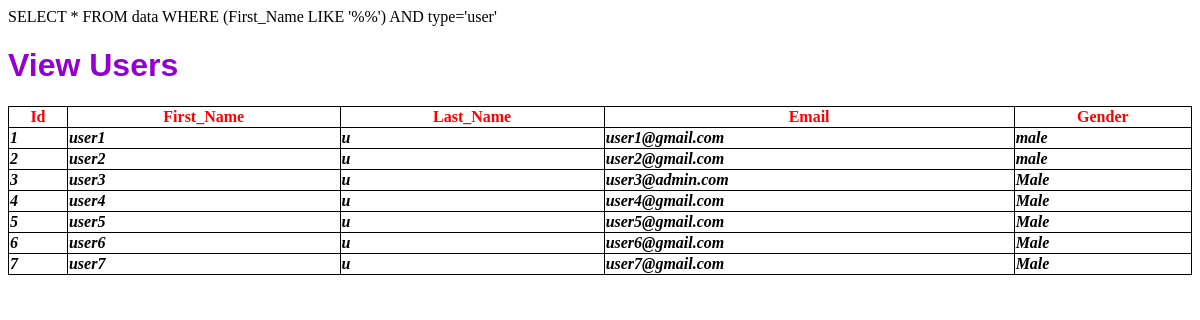
Page /view.php on the earlier database version.
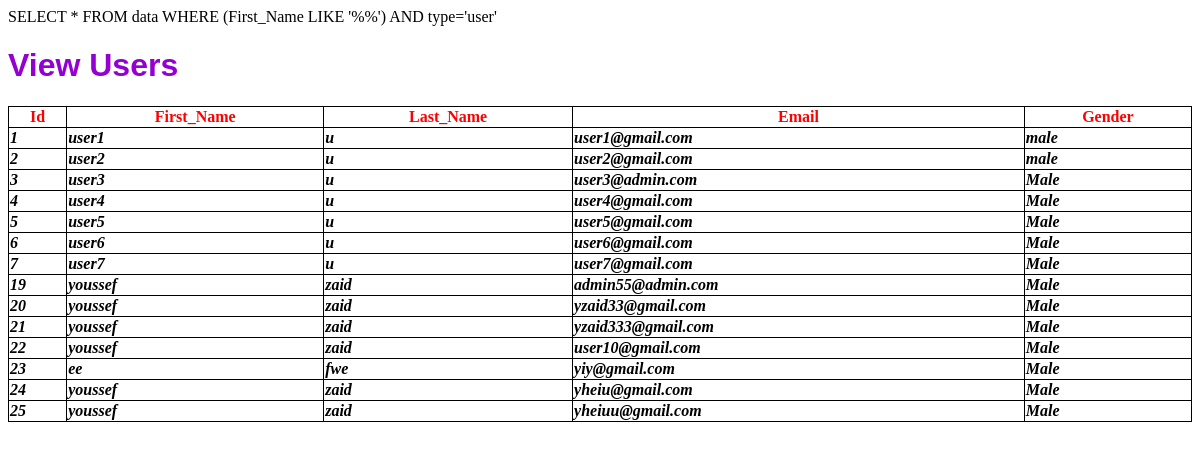
Same page on the later database version.
### tables this page shows
CREATE TABLE `data` (
  `id` int(11) NOT NULL,
  `First_Name` varchar(40) NOT NULL,
  `Last_Name` varchar(40) NOT NULL,
  `Email` varchar(100) NOT NULL,
  `Password` varchar(50) NOT NULL,
  `Gender` varchar(11) NOT NULL,
  `type` varchar(11) NOT NULL,
  `Photo_Name` varchar(512) NOT NULL
);

### view.php (the view, shortened to what this page needs)
<!DOCTYPE html>
<html>
  <head>
  </head>
    <body>
    </body>
</html>
<?php
$servername = "localhost";
$username = "root";
$password = "";
$dbname = "webproject (2)";
$conn = mysqli_connect($servername, $username, $password, $dbname);
$view=$_POST['view'];
$sql="SELECT * FROM data WHERE
 (First_Name LIKE '%". $view . "%')
  AND type='user'  ";
if($result = mysqli_query($conn,$sql))
{
    if(mysqli_num_rows($result)>0){
      echo"<h1>". "View Users". "</h1>";
      echo"
        <table>
        <tr>
        <th>Id</th>
        <th>First_Name</th>
        <th>Last_Name</th>
        <th>Email</th>
        <th>Gender</th>
        </tr>";
        while($row = mysqli_fetch_array($result)) {
            echo" <tr>
            <td>".$row['id']."</td>
            <td>".$row['First_Name']."</td>
            <td>".$row['Last_Name']."</td>
            <td>".$row['Email']."</td>
            <td>".$row['Gender']."</td>
      <tr>";
    }
}
else{
    echo"<h6>". "No Matches Found Re-Enter Data Please!!!". "</h6>";
}
}
else {
  echo"<h6>". "ERROR No Connections!!!". "</h6>";
}
?>

Differences in the rows shown:
added data: id "19", First_Name "youssef", Last_Name "zaid", Email "admin55@admin.com", Gender "Male"
added data: id "20", First_Name "youssef", Last_Name "zaid", Email "yzaid33@gmail.com", Gender "Male"
added data: id "21", First_Name "youssef", Last_Name "zaid", Email "yzaid333@gmail.com", Gender "Male"
added data: id "22", First_Name "youssef", Last_Name "zaid", Email "user10@gmail.com", Gender "Male"
added data: id "23", First_Name "ee", Last_Name "fwe", Email "yiy@gmail.com", Gender "Male"
added data: id "24", First_Name "youssef", Last_Name "zaid", Email "yheiu@gmail.com", Gender "Male"
added data: id "25", First_Name "youssef", Last_Name "zaid", Email "yheiuu@gmail.com", Gender "Male"
